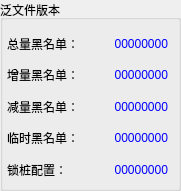
  <widget class="QGroupBox" name="groupBox_5">
   <property name="geometry">
    <rect>
     <x>820</x>
     <y>70</y>
     <width>181</width>
     <height>191</height>
    </rect>
   </property>
   <property name="title">
    <string>泛文件版本</string>
   </property>
   <widget class="QWidget" name="layoutWidget">
    <property name="geometry">
     <rect>
      <x>7</x>
      <y>31</y>
      <width>161</width>
      <height>151</height>
     </rect>
    </property>
    <layout class="QGridLayout" name="gridLayout_8">
     <item row="0" column="0">
      <widget class="QLabel" name="label_53">
       <property name="text">
        <string>总量黑名单：</string>
       </property>
      </widget>
     </item>
     <item row="0" column="1">
      <widget class="QLabel" name="label_totalBlacklistVer">
       <property name="styleSheet">
        <string notr="true">color: rgb(0, 0, 255);</string>
       </property>
       <property name="text">
        <string>00000000</string>
       </property>
       <property name="alignment">
        <set>Qt::AlignRight|Qt::AlignTrailing|Qt::AlignVCenter</set>
       </property>
      </widget>
     </item>
     <item row="1" column="0">
      <widget class="QLabel" name="label_55">
       <property name="text">
        <string>增量黑名单：</string>
       </property>
      </widget>
     </item>
     <item row="1" column="1">
      <widget class="QLabel" name="label_incBlacklistVer">
       <property name="styleSheet">
        <string notr="true">color: rgb(0, 0, 255);</string>
       </property>
       <property name="text">
        <string>00000000</string>
       </property>
       <property name="alignment">
        <set>Qt::AlignRight|Qt::AlignTrailing|Qt::AlignVCenter</set>
       </property>
      </widget>
     </item>
     <item row="2" column="0">
      <widget class="QLabel" name="label_57">
       <property name="text">
        <string>减量黑名单：</string>
       </property>
      </widget>
     </item>
     <item row="2" column="1">
      <widget class="QLabel" name="label_decBlacklistVer">
       <property name="styleSheet">
        <string notr="true">color: rgb(0, 0, 255);</string>
       </property>
       <property name="text">
        <string>00000000</string>
       </property>
       <property name="alignment">
        <set>Qt::AlignRight|Qt::AlignTrailing|Qt::AlignVCenter</set>
       </property>
      </widget>
     </item>
     <item row="3" column="0">
      <widget class="QLabel" name="label_59">
       <property name="text">
        <string>临时黑名单：</string>
       </property>
      </widget>
     </item>
     <item row="3" column="1">
      <widget class="QLabel" name="label_tempBlacklistVer">
       <property name="styleSheet">
        <string notr="true">color: rgb(0, 0, 255);</string>
       </property>
       <property name="text">
        <string>00000000</string>
       </property>
       <property name="alignment">
        <set>Qt::AlignRight|Qt::AlignTrailing|Qt::AlignVCenter</set>
       </property>
      </widget>
     </item>
     <item row="4" column="0">
      <widget class="QLabel" name="label_79">
       <property name="text">
        <string>锁桩配置：</string>
       </property>
      </widget>
     </item>
     <item row="4" column="1">
      <widget class="QLabel" name="label_stakeParaVer">
       <property name="styleSheet">
        <string notr="true">color: rgb(0, 0, 255);</string>
       </property>
       <property name="text">
        <string>00000000</string>
       </property>
       <property name="alignment">
        <set>Qt::AlignRight|Qt::AlignTrailing|Qt::AlignVCenter</set>
       </property>
      </widget>
     </item>
    </layout>
   </widget>
  </widget>
